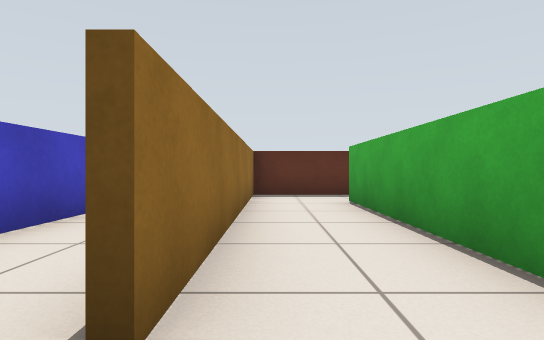
View 1 (above)

16 first-person views from a walk through a Gazebo world. The camera is 0.57 m above the floor, looks level and sees 80° across. The floor is counted in squares, 1 m on a side. Each view is taken from the middle of a square. On the plan, view 1 faces up. The plan holds only what a view shows up to about 9 squares ahead; the rest is blank. The place goes on beyond the plan.

View 2
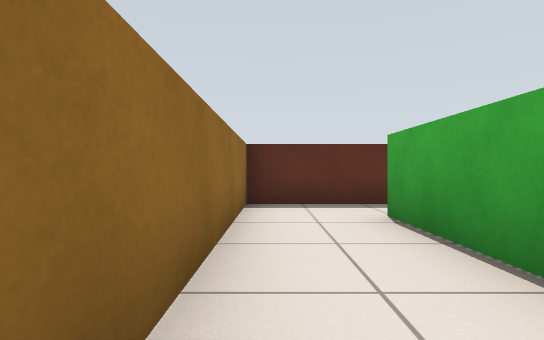

View 3
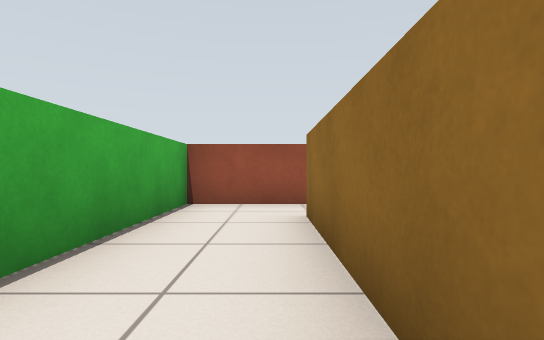

View 4
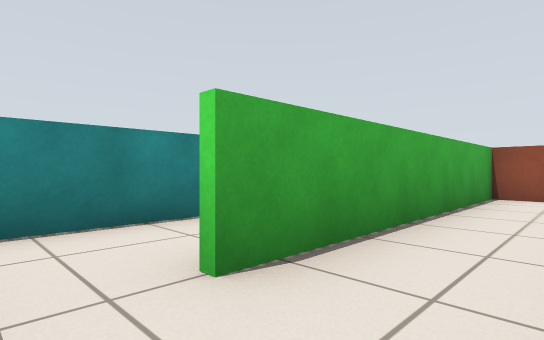

View 5
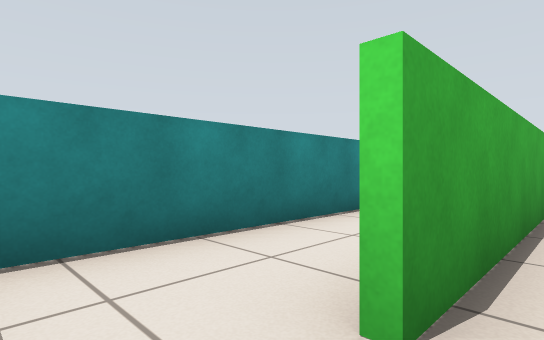

View 6
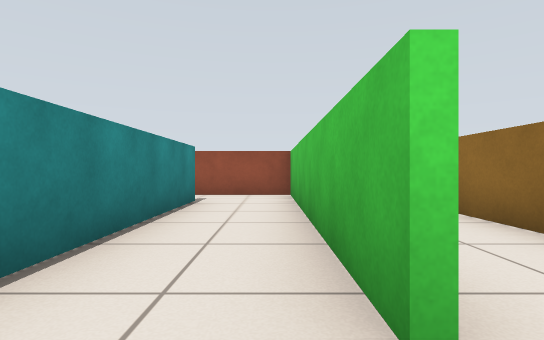

View 7
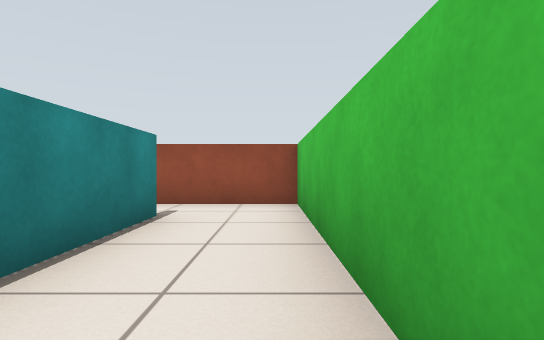

View 8
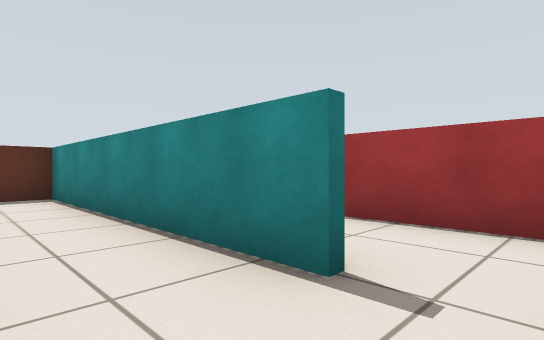

View 9
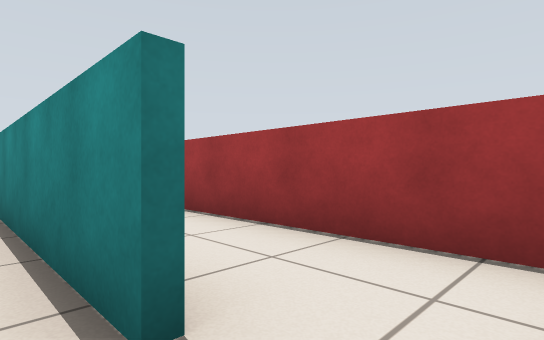

View 10
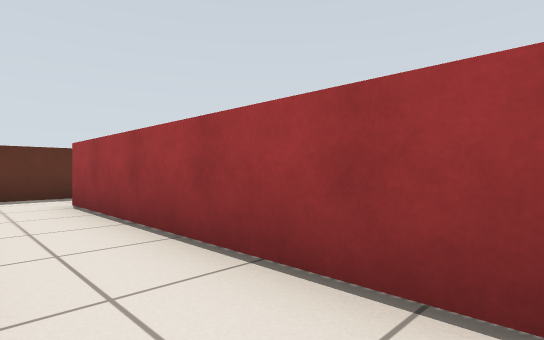

View 11
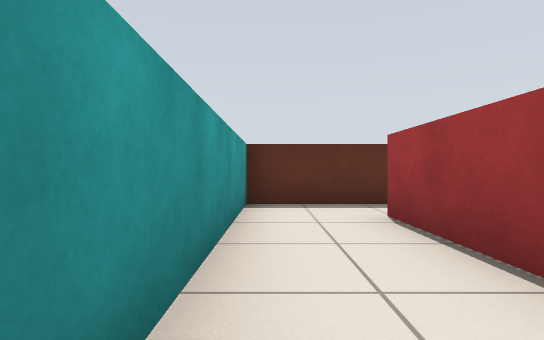

View 12
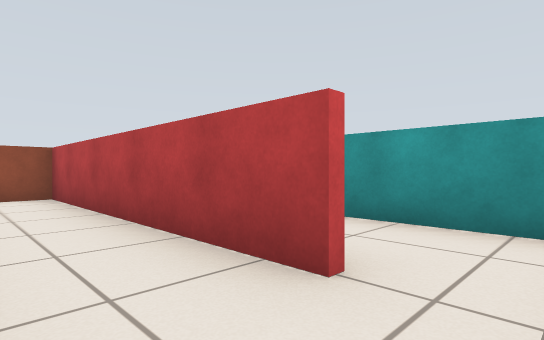

View 13
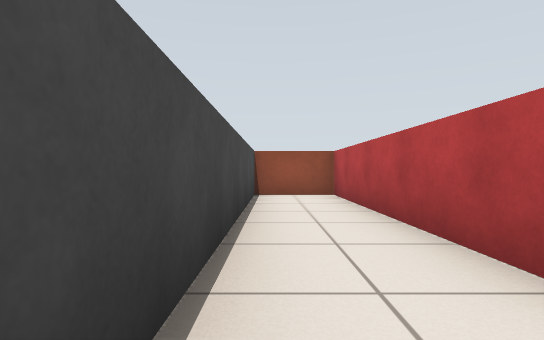

View 14
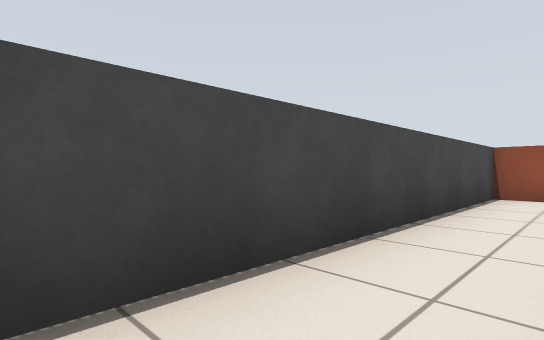

View 15
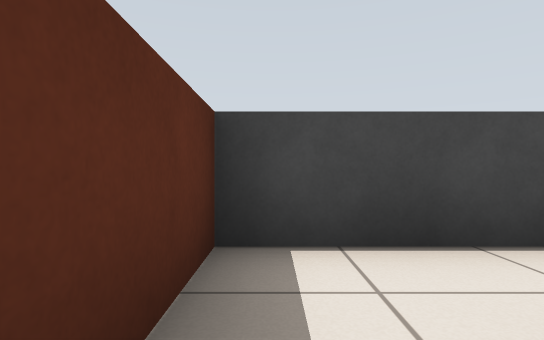

View 16
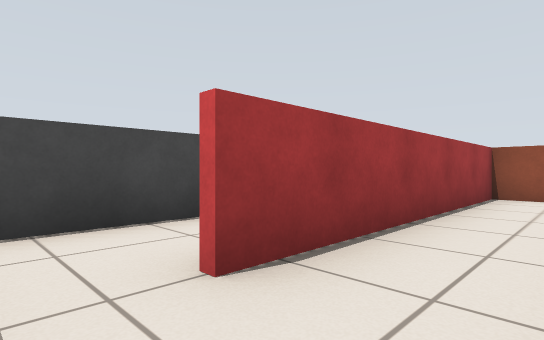

### Floor plan
Points are (right, up) in squares from view 1. A wall is a line through its corners. A room is listed if a view was taken in it or the views show most of it. See-through windows are left out.
Room 1 (views 1, 2, 3, 4, 5)
walls: (1.5, 7.4) (-0.4, 7.4) (-0.4, 1); (-0.6, -0.4) (0.9, -0.4); (1.4, -0.5) (1.4, 6)
ways out: opening at (1, 6.5) to room 2; opening at (-1, 0)
Room 2 (views 6, 7, 8, 9)
walls: (3.4, 0.9) (3.4, 7.4); (1.6, 6) (1.6, -0.4); (0.9, -0.4) (3.4, -0.4); (3, 7.4) (1.5, 7.4)
ways out: opening at (1, 6.5) to room 1; opening at (3, 0) to room 3
Room 3 (views 10, 11, 15, 16)
walls: (3.6, 7.4) (3.6, 2.5); (5.5, 7.4) (3, 7.4); (3.4, -0.4) (4.9, -0.4); (5.4, -0.5) (5.4, 6)
ways out: opening at (3, 0) to room 2; opening at (5, 6.5) to room 4
Room 4 (views 12, 13, 14)
walls: (5.6, 6) (5.6, -0.4); (4.9, -0.4) (7.4, -0.4) (7.4, 7.4) (5.5, 7.4)
ways out: opening at (5, 6.5) to room 3

Positions as (right, up) in squares from view 1, and headings:
1: (0, 0), facing up
2: (0, 2), facing up
3: (0, 5), facing down
4: (0, 7), facing down-right
5: (1, 7), facing down-right
6: (2, 7), facing down
7: (2, 5), facing down
8: (2, 0), facing up-right
9: (3, 0), facing up-right
10: (4, 0), facing up-right
11: (4, 2), facing up
12: (7, 7), facing down-left
13: (7, 7), facing down
14: (6, 7), facing down-right
15: (5, 7), facing right
16: (4, 7), facing down-right
